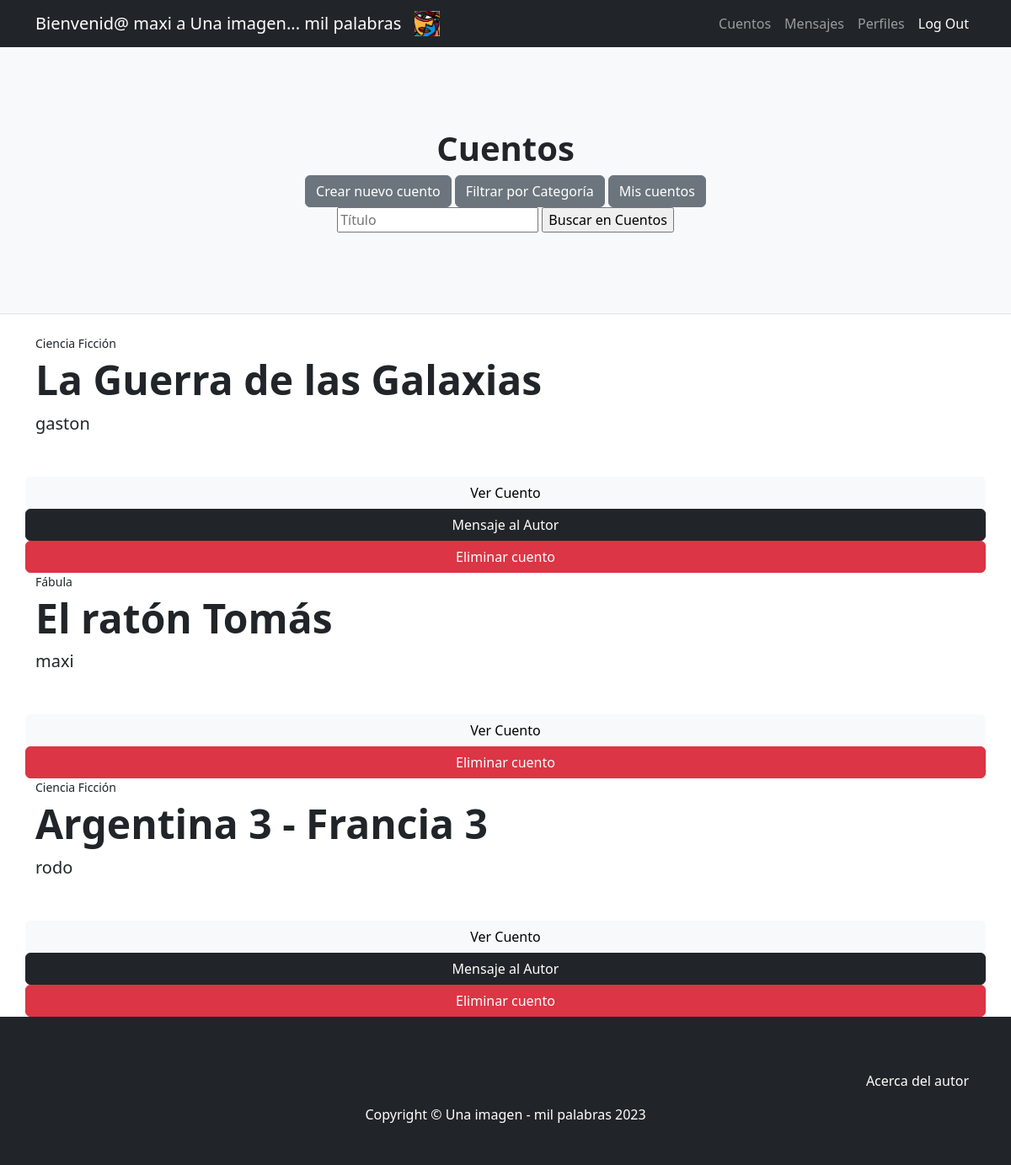
/AppCuentos/ (signed in), run on the app's committed database.
### AppCuentos/models.py (models this page shows, shortened)
class Cuento(models.Model):
    fecha=models.DateField()
    categoria=models.CharField(max_length=20)
    titulo=models.CharField(max_length=50, unique=True)
    subtitulo=models.CharField(max_length=100)
    cuerpo=models.CharField(max_length=100000)
    autor=models.ForeignKey(User, on_delete=models.CASCADE)
    foto=models.ImageField(upload_to="fotos") #Hay que ponerlo en la carpeta media como el de avatars

### AppCuentos/views.py (the view)
# urls.py: path("", inicioCuentos, name="inicioCuentos"),
def inicioCuentos(request):
    cuentos=Cuento.objects.all()
    if len(cuentos)==0:
        mensaje="Aún no hay cuentos cargados... Inspirate y da el primer paso"
    else:
        mensaje=''
    return render(request,"AppCuentos/inicioCuentos.html", {'cuentos':cuentos,'mensaje':mensaje,"avatar":obtenerAvatar(request)})

### AppUsuarios/views.py (called while the page is built)
@login_required
def obtenerAvatar(request):
    avatares=Avatar.objects.filter(user=request.user.id)
    if len(avatares)!=0:
        return avatares[0].imagen.url
    else:
        return "/media/avatars/default.png"

### AppCuentos/templates/AppCuentos/inicioCuentos.html (shortened to what this page needs)
{% extends "AppUsuarios/padre.html" %}
{% load static %}
{% block titulo %}
<h1 class="fw-bolder">Cuentos</h1>
<a class="btn btn-secondary" href="{% url 'nuevoCuento' %}">Crear nuevo cuento</a>
<a class="btn btn-secondary" href="{% url 'buscarPorCategoria' %}">Filtrar por Categoría</a>
<a class="btn btn-secondary" href="{% url 'misCuentos' %}">Mis cuentos</a>
<form action="{% url 'buscarCuento' %}" method="GET">
    <input type="text" name="titulo" id="titulo" placeholder="Título">
    <input type="submit" value="Buscar en Cuentos">
</form>
{% endblock %}
{% block cuerpo %}
<body>
    {% for cuento in cuentos %}
    <div class="small mb-1">{{ cuento.categoria }}</div>
                        <h1 class="display-5 fw-bolder" >{{ cuento.titulo }}</h1>
                        <div class="fs-5 mb-5">
                            <span>{{ cuento.autor }}</span>
                        </div>
    <a class="btn btn-light" href="{% url 'verCuento'  cuento.id  %}">Ver Cuento </a>
    {% if cuento.autor != request.user %}
    <a class="btn btn-dark" href="{% url 'mensajeAlAutor'  cuento.id  %}">Mensaje al Autor </a>
    {% endif %}
    {% if cuento.autor == request.user or request.user.is_staff == 1 %}
    <a class="btn btn-danger" href="{% url 'eliminarCuento'  cuento.id  %}">Eliminar cuento </a>
    {% endif %}
    {% endfor %}
</body>
{% endblock %}

### AppUsuarios/templates/AppUsuarios/padre.html (shortened to what this page needs)
<!DOCTYPE html>
<html lang="en">
    <head>
        {% load static %}
        <link href="{% static 'AppUsuarios/css/styles.css' %}" rel="stylesheet" />
    </head>
    <body>
        <nav class="navbar navbar-expand-lg navbar-dark bg-dark">
            <div class="container">
                {% if user.is_authenticated %}
                <a class="navbar-brand" href="{% url 'inicioUsuarios' %}">Bienvenid@ {{ user.username }} a Una imagen... mil palabras</a>
                <img src="{{ avatar }}" alt="" width="30" height="30">
                <div class="collapse navbar-collapse" id="navbarSupportedContent">
                    <ul class="navbar-nav ms-auto mb-2 mb-lg-0">
                        <li class="nav-item"><a class="nav-link" href="{% url 'inicioCuentos' %}">Cuentos</a></li>
                        <li class="nav-item"><a class="nav-link" href="{% url 'mensajes' %}">Mensajes</a></li>
                        <li class="nav-item"><a class="nav-link" href="{% url 'verMiPerfil' %}">Perfiles</a></li>
                        <li class="nav-item"><a class="nav-link active" aria-current="page" href="{% url 'logout' %}">Log Out</a></li>
                    </ul>
                {% endif %}
                </div>
            </div>
        </nav>
        <header class="py-5 bg-light border-bottom mb-4">
            <div class="container">
                <div class="text-center my-5">
                    {% block titulo %}
                    {% endblock %}
                </div>
            </div>
        </header>
        <div class="container">
            <div class="row">
                {% block cuerpo %}
                {% endblock %}
            </div>
        </div>
        <footer class="py-5 bg-dark">
            <nav class="navbar navbar-expand-lg navbar-dark bg-dark">
                <div class="container">
                    <div class="collapse navbar-collapse" id="navbarSupportedContent">
                        <ul class="navbar-nav ms-auto mb-2 mb-lg-0">
                            <li class="nav-item"><a class="nav-link active" aria-current="page" href="{% url 'about' %}">Acerca del autor</a></li>
                        </ul>
                    </div>
                </div>
            </nav>
            <div class="container">
                <p class="m-0 text-center text-white">Copyright &copy; Una imagen - mil palabras 2023</p>
            </div>
        </footer>
    </body>
</html>

### data on the page
Cuento: categoria "Ciencia Ficción", titulo "La Guerra de las Galaxias", autor "gaston", shows "Mensaje al Autor", shows "Eliminar cuento"
Cuento: categoria "Fábula", titulo "El ratón Tomás", autor "maxi", shows "Eliminar cuento"
Cuento: categoria "Ciencia Ficción", titulo "Argentina 3 - Francia 3", autor "rodo", shows "Mensaje al Autor", shows "Eliminar cuento"

### other printed values
{{ user.username }} "maxi"
